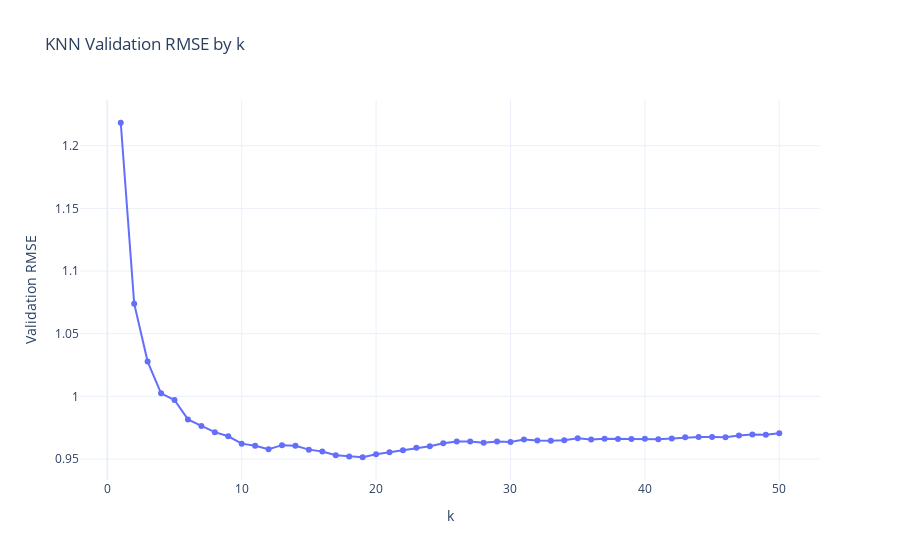

This figure's notebook cell:
### Code cell
X = df_num.drop(columns=['vote_average'])
y = df_num['vote_average']

X_train, X_valid, y_train, y_valid = train_test_split(X, y, test_size=0.25, random_state=3001)

scaler = StandardScaler()
X_train_scaled = scaler.fit_transform(X_train)
X_valid_scaled = scaler.transform(X_valid)

k_values = list(range(1, 51))
rmse_list = []

for k in k_values:
    m = KNeighborsRegressor(n_neighbors=k)
    m.fit(X_train_scaled, y_train)
    preds = m.predict(X_valid_scaled)
    rmse = mean_squared_error(y_valid, preds) ** 0.5
    rmse_list.append(rmse)

import plotly.graph_objects as go

fig = go.Figure()
fig.add_trace(go.Scatter(x=k_values, y=rmse_list, mode='lines+markers', name='Validation RMSE'))
fig.update_layout(
    title='KNN Validation RMSE by k',
    xaxis_title='k',
    yaxis_title='Validation RMSE',
    hovermode='x unified',
    template='plotly_white'
)
fig.show()



best_k = k_values[np.argmin(rmse_list)]
knn_best = KNeighborsRegressor(n_neighbors=best_k)
knn_best.fit(X_train_scaled, y_train)

train_rmse = mean_squared_error(y_train, knn_best.predict(X_train_scaled)) ** 0.5
valid_rmse = mean_squared_error(y_valid, knn_best.predict(X_valid_scaled)) ** 0.5

best_k, train_rmse, valid_rmse

### Figure 1 — Plotly figure (JSON) as saved in the notebook; plotly's stock layout.template omitted (floating-point values rounded to 4 significant figures)
{"data": [{"mode": "lines+markers", "name": "Validation RMSE", "type": "scatter", "x": [1, 2, 3, 4, 5, 6, 7, 8, 9, 10, 11, 12, 13, 14, 15, 16, 17, 18, 19, 20, 21, 22, 23, 24, 25, 26, 27, 28, 29, 30, 31, 32, 33, 34, 35, 36, 37, 38, 39, 40, 41, 42, 43, 44, 45, 46, 47, 48, 49, 50], "y": [1.218, 1.074, 1.028, 1.002, 0.9971, 0.9816, 0.9764, 0.9714, 0.9682, 0.9623, 0.9605, 0.9579, 0.9611, 0.9605, 0.9575, 0.9559, 0.953, 0.952, 0.9514, 0.9538, 0.9555, 0.9571, 0.9589, 0.9601, 0.9625, 0.964, 0.9639, 0.963, 0.9639, 0.9636, 0.9656, 0.9648, 0.9647, 0.9651, 0.9666, 0.9655, 0.9662, 0.966, 0.966, 0.9662, 0.9657, 0.9665, 0.9673, 0.9676, 0.9677, 0.9674, 0.9687, 0.9695, 0.9693, 0.9705]}], "layout": {"hovermode": "x unified", "title": {"text": "KNN Validation RMSE by k"}, "xaxis": {"title": {"text": "k"}}, "yaxis": {"title": {"text": "Validation RMSE"}}}}
